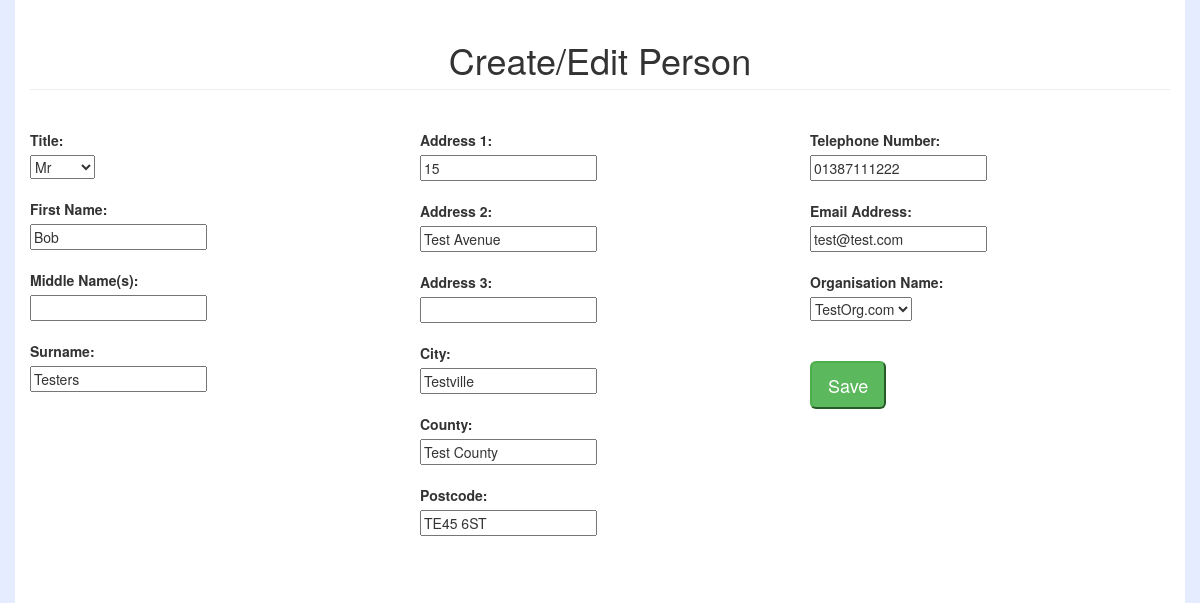
/updateperson/1/, run on an earlier commit of the app's database.
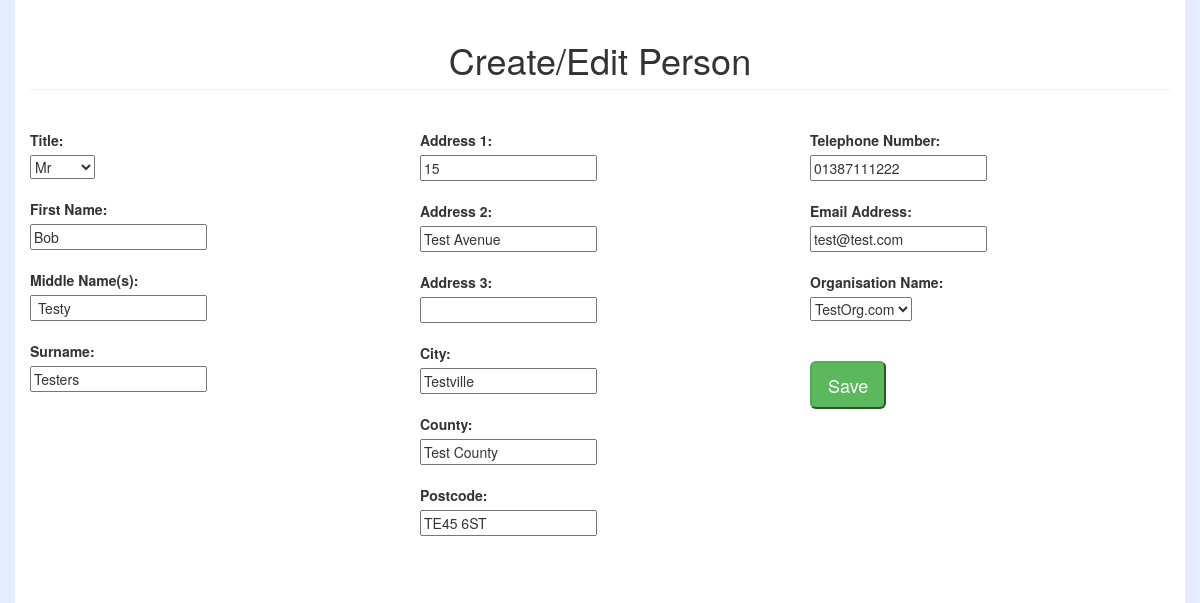
And on a later commit of the database.
### addresses/models.py (models this page shows, shortened)
class Address(models.Model):
    address_line1 = models.CharField(
        help_text='Address 1', max_length=100
    )
    address_line2 = models.CharField(
        help_text='Address 2', max_length=100, blank=True
    )
    address_line3 = models.CharField(
        help_text='Address 3', max_length=100, blank=True
    )
    address_city = models.CharField(
        help_text='City', max_length=50
    )
    address_county = models.CharField(
        help_text='County', max_length=50
    )
    address_postcode = models.CharField(
        help_text='Postcode', max_length=10
    )
    telephone = models.CharField(
        help_text='Telephone Number', max_length=12, blank=True
    )
    email = models.EmailField(
        help_text='Email Address', max_length=100, blank=True
    )
    class Meta:
        abstract = True

class Person(Address):
    title_choices = [
        ('Ms', 'Ms'),
        ('Miss', 'Miss'),
        ('Mrs', 'Mrs'),
        ('Mr', 'Mr'),
        ('Master', 'Master'),
        ('Mx', 'Mx'),
    ]
    title = models.CharField(
        help_text='Title', max_length=3, choices=title_choices, blank=True
    )
    firstname = models.CharField(
        help_text='First Name', max_length=50
    )
    middlename = models.CharField(
        help_text='Middle Name(s)', max_length=100, blank=True
    )
    surname = models.CharField(
        help_text='Surname', max_length=50
    )
    organisation = models.ForeignKey(
        Organisation, help_text='Organisation Name'
    )

### addresses/views.py (the view)
# urls.py: url(r'^updateperson/(?P<page_id>\d+)/$', 'addresses.views.update_person', name='update_person'),
def update_person(request, **kwargs):
    person_inst = Person.objects.get(id=kwargs['page_id'])
    if request.method == 'POST':
        personform = PersonForm(request.POST, instance=person_inst)
        if personform.is_valid():
            newperson = personform.save()
            response = redirect(view_person, page_id=newperson.id)
        else:
            response = render(request, 'edit_person.html', {'form': personform, 'person': person_inst})
    else:
        if request.GET.get('delete'):
            person_inst.delete()
            response = redirect(homepage)
        else:
            person_inst = Person.objects.get(id=kwargs['page_id'])
            personform = PersonForm(instance=person_inst)
            response = render(request, 'edit_person.html', {'form': personform, 'person': person_inst})
    return response

### addresses/forms.py
class PersonForm(forms.ModelForm):
    class Meta:
        model = Person
        fields = (
            'title',
            'firstname',
            'middlename',
            'surname',
            'address_line1',
            'address_line2',
            'address_line3',
            'address_city',
            'address_county',
            'address_postcode',
            'telephone',
            'email',
            'organisation',
        )

### addresses/models.py (called while the page is built)
    def __str__(self):
        return self.org_name

### addresses/templates/edit_person.html (shortened to what this page needs)
{% extends 'base.html' %}
{% block edit_person %}
    <div class="row">
        <div class="col-lg-12">
            <h1 class="page-header text-center">Create/Edit Person</h1>
            <br>
        </div>
    </div>
    <div class="row">
        <form id="person_form" method="post" action="{% if person %}{% url 'update_person' page_id=person.id %}{% else %}{% url 'create_person' %}{% endif %}">
            <div class="col-lg-4">
                {% for field in form %}
                    {% if forloop.counter <= 4 %}
                        <label>{{ field.help_text }}:</label>
                        <br>
                        {{ field }} {{ field.errors }}
                        <br><br>
                    {% endif %}
                {% endfor %}
                <br>
            </div>
            <div class="col-lg-4">
                {% for field in form %}
                    {% if forloop.counter >= 5 and forloop.counter <= 10 %}
                        <label>{{ field.help_text }}:</label>
                        <br>
                        {{ field }} {{ field.errors }}
                        <br><br>
                    {% endif %}
                {% endfor %}
                <br>
            </div>
            <div class="col-lg-4">
                {% for field in form %}
                    {% if forloop.counter >= 11 %}
                        <label>{{ field.help_text }}:</label>
                        <br>
                        {{ field }} {{ field.errors }}
                        <br><br>
                    {% endif %}
                {% endfor %}
                <br>
                <input type="submit" class="btn-lg btn-success" id="save_person" name="save" value="Save" />
            </div>
        </form>
    </div>
{% endblock %}

What changed in the data, as far as the page shows it:
changed Person "Mr": middlename (not shown) → "Testy"
